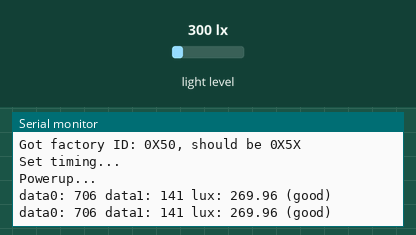
This program was run on a simulated ESP32. Parts: the last lines printed to the serial monitor. Wiring (inferred from the names in the program): TSL2561 light sensor at I2C address 0x39. The test bench sets the inputs (shaded band); at power-on: light level 300 lx. WiFi joins after 1.5 s; servers stay silent unless stated.

Above: at 2.7 s.
2.8 s: light level set to 40 lx
At 2.98 s:
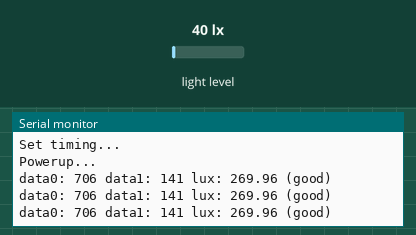
4.3 s: light level set to 500 lx
At 4.59 s:
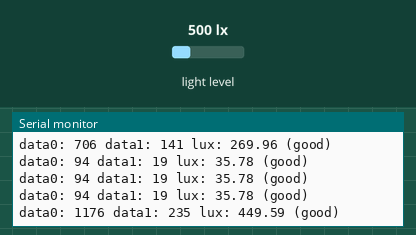
Timing chart, 0 to 7.3 s (numbered marks = the images above; inputs shaded):
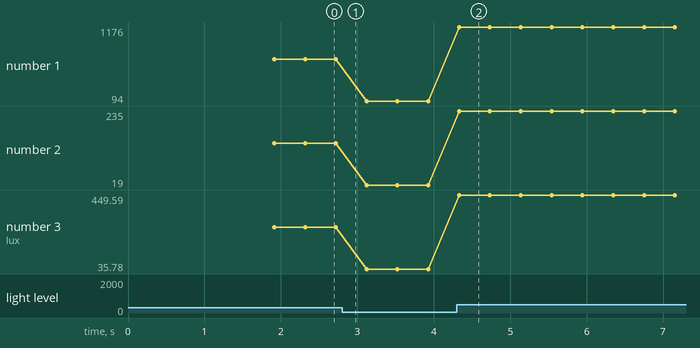

Measured:
- after the input at 4.3 s, the serial monitor: prints a new line at once (image 2)
- plotted number 1: 706 → 94 after the input at 2.8 s, 94 → 1176 after the input at 4.3 s
- plotted number 2: 141 → 19 after the input at 2.8 s, 19 → 235 after the input at 4.3 s
- plotted number 3: 269.96 → 35.78 after the input at 2.8 s, 35.78 → 449.59 after the input at 4.3 s

The program:

main.cpp
```cpp
#include <SparkFunTSL2561.h>
#include <Wire.h>
#include <WiFi.h>

const char* ssid     = "immobladePoint";
const char* password = "3M_VT-MJ_SU-N3";

SFE_TSL2561 light;

boolean gain;
unsigned int ms;
void setup()
{
  Serial.begin(115200);
  Serial.println();
  Serial.println("Connecting to WiFi");

  WiFi.begin(ssid, password);

  while (WiFi.status() != WL_CONNECTED) {
    delay(100);
    Serial.print(".");
  }

  Serial.print("WiFi connected with ip ");
  Serial.println(WiFi.localIP());

  Serial.println("TSL2561 example sketch");
  light.begin();

  unsigned char ID;
  if (light.getID(ID))
  {
    Serial.print("Got factory ID: 0X");
    Serial.print(ID,HEX);
    Serial.println(", should be 0X5X");
  }
  gain = 0;

  unsigned char time = 2;

  Serial.println("Set timing...");
  light.setTiming(gain,time,ms);

  Serial.println("Powerup...");
  light.setPowerUp();
}
void loop()
{
  delay(ms);

  unsigned int data0, data1;
  if (light.getData(data0,data1))
  {

    Serial.print("data0: ");
    Serial.print(data0);
    Serial.print(" data1: ");
    Serial.print(data1);

    double lux;
    boolean good;

    good = light.getLux(gain,ms,data0,data1,lux);

    Serial.print(" lux: ");
    Serial.print(lux);
    if (good) Serial.println(" (good)"); else Serial.println(" (BAD)");
  }
}
```
